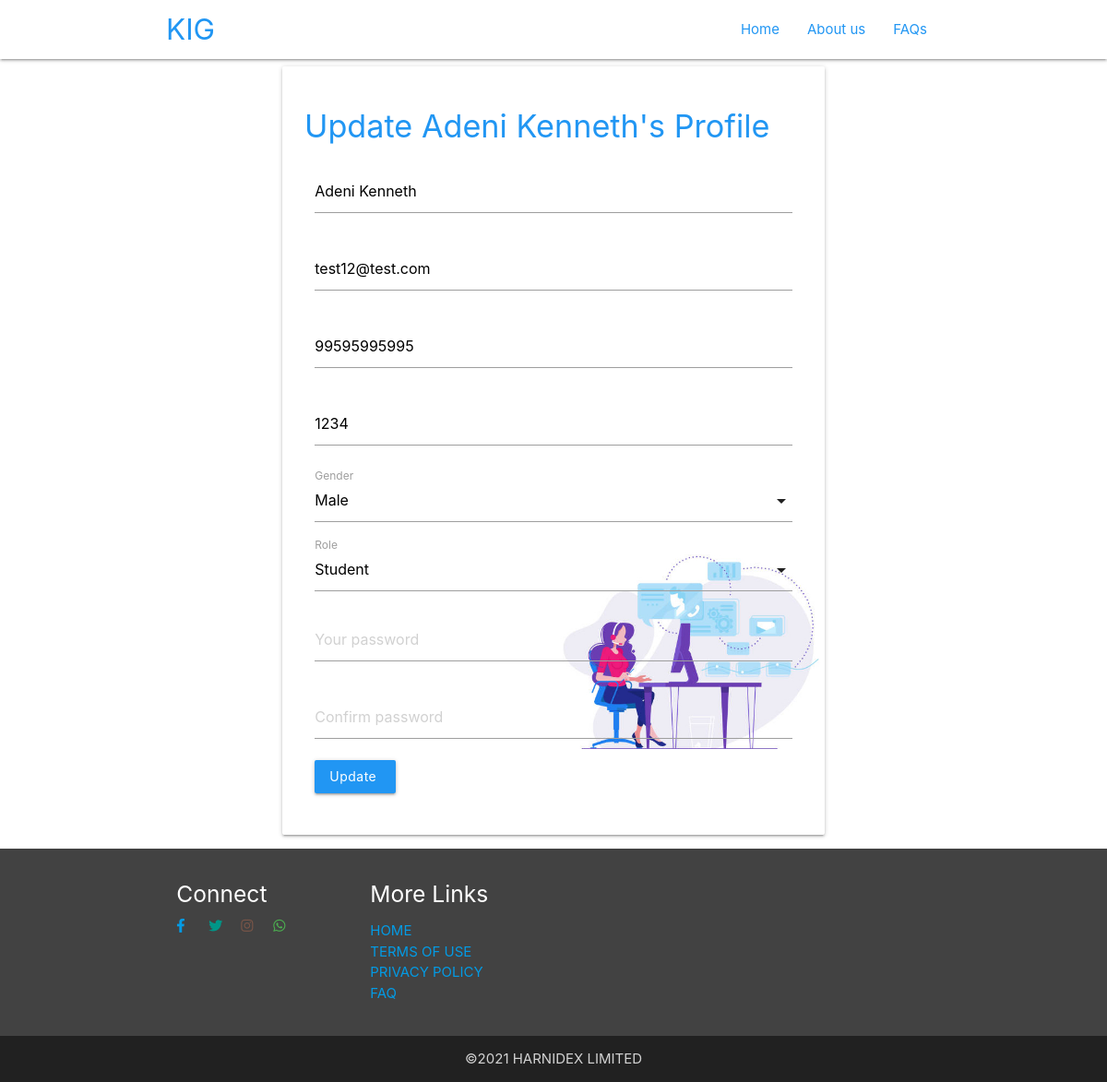
Before: /student-profile/edit/2 (signed in) with the older database file.
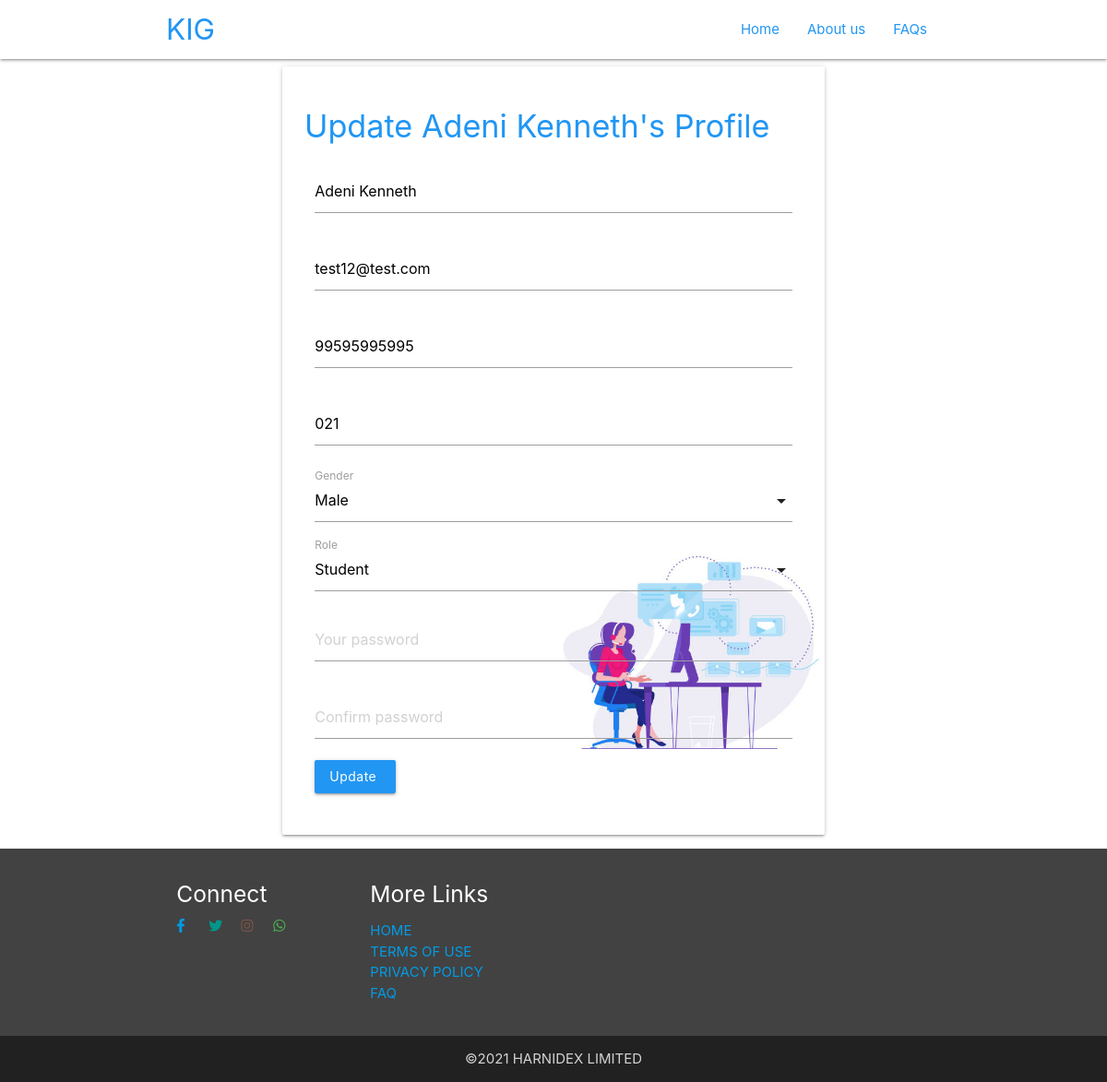
After: the same page with the newer database file.
### app/models.py (models this page shows, shortened)
class User(db.Model):
    id = db.Column(db.Integer, primary_key=True)
    name = db.Column(db.String(50),index=True,unique=True)
    email = db.Column(db.String(120),unique=True)
    phone = db.Column(db.String(50))
    matric = db.Column(db.String(20),unique=True)
    gender = db.Column(db.String(10))
    role = db.Column(db.String(10))
    password_hash = db.Column(db.String(200),index=True,unique=True)
    reqistered = db.Column(db.DateTime(), default= datetime.utcnow())

### app/routes.py (the view, shortened to what this page needs)
@app.route('/student-profile/edit/<id>',methods=['GET','POST'])
def edit(id):
    logged_in = True
    if 'name' in session:
        name = session['name']
        password = session['password']
        if name!= 'Admin':
            return redirect(url_for('logout'))
    user = User.query.filter(User.id==id).first()
    if request.method=='GET' and  user is not None:
        return render_template('edit.html', user=user)
    else:
        flash("Account not Found!!")
        return redirect(url_for('dashboard'))

### app/templates/edit.html (shortened to what the changed rows need)
<!DOCTYPE html>
<html lang="en">
<head>
     <link rel="stylesheet" href="../static/css/materialize.min.css">
     <link rel="stylesheet" href="../static/fontawesome-5.15/css/all.min.css">
     <link rel="stylesheet"  href="{{url_for('static',filename='css/materialize.min.css')}}">
     <link rel="stylesheet"  href="{{url_for('static',filename='fontawesome-5.15/css/all.min.css')}}">
</head>
<body>
    <div class="container">
        <div class="container">
          <div class="card-panel section-1 bg">
              <h4 class="blue-text">Update {{user.name}}'s Profile</h4>
              <form action="/student-profile/edit/{{user.id}}" method="POST">
              <div class="row">
              <div class="col s12">
                    <div class="input-field blue-theme">
                      <input placeholder="Full name" type="text" class="materialize" name="name" value = '{{user.name}}'>
                    </div>
              </div>
              <div class="col s12">
                    <div class="input-field blue-theme">
                      <input placeholder="Email" type="email" class="materialize" name="email" required  value ='{{user.email}}'>
                    </div>
                </div>
                <div class="col s12">
                    <div class="input-field blue-theme">
                      <input placeholder="Phone number" type="text" class="materialize" name="phone" value='{{user.phone}}'>
                    </div>
                  </div>
                <div class="col s12">
                    <div class="input-field blue-theme">
                      <input placeholder="Matric number" type="text" class="materialize" name="matric_num" value='{{user.matric}}'>
                    </div>
                  </div>
                  </div>
                </form>
            </div>
        </div>
    </div>
</body>
</html>

Changed rows visible on the page:
changed User "Adeni Kenneth": matric_num "1234" → "021"
